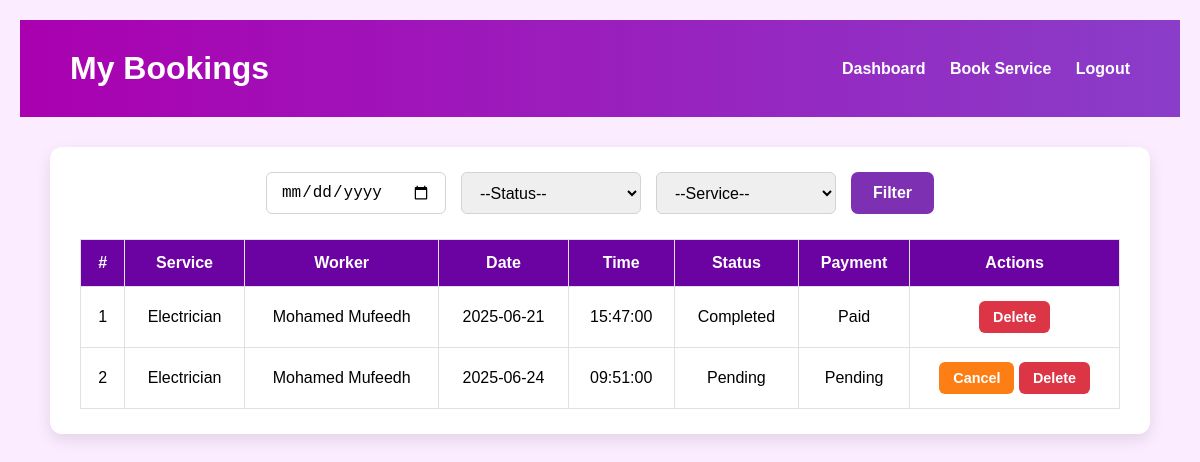
Screenshot of /CustomerBookings.php (signed in) with the database file from the repository.
### tables this page shows
CREATE TABLE `bookings` (
  `booking_id` int(11) NOT NULL,
  `customer_id` int(11) DEFAULT NULL,
  `worker_id` int(11) DEFAULT NULL,
  `payment_method` enum('Cash on Service','Card') NOT NULL,
  `service_id` int(11) NOT NULL,
  `date` date DEFAULT NULL,
  `time` time DEFAULT NULL,
  `booking_datetime` datetime NOT NULL,
  `status` enum('Pending','Confirmed','Completed','Cancelled') NOT NULL DEFAULT 'Pending',
  `created_at` timestamp NOT NULL DEFAULT current_timestamp(),
  `booking_status` varchar(20) DEFAULT 'Pending' CHECK (`booking_status` in ('Pending','Confirmed','Completed','Cancelled')),
  `service_address` varchar(255) DEFAULT NULL,
  `city` varchar(100) DEFAULT NULL,
  `postal_code` varchar(20) DEFAULT NULL,
  `customer_note` text DEFAULT NULL,
  `total_amount` decimal(10,2) DEFAULT 0.00,
  `payment_status` enum('Pending','Unpaid','Paid') DEFAULT 'Pending',
  `updated_at` datetime DEFAULT NULL,
  `customer_visible` tinyint(1) DEFAULT 1
);

CREATE TABLE `services` (
  `service_id` int(11) NOT NULL,
  `service_name` varchar(255) NOT NULL,
  `description` text DEFAULT NULL,
  `price` decimal(10,2) NOT NULL,
  `service_rate` varchar(100) DEFAULT NULL,
  `service_duration` varchar(100) DEFAULT NULL,
  `service_rules` text DEFAULT NULL,
  `icon_class` varchar(255) DEFAULT NULL,
  `active` tinyint(1) NOT NULL DEFAULT 1
);

CREATE TABLE `workers` (
  `worker_id` int(11) NOT NULL,
  `fullname` varchar(100) NOT NULL,
  `email` varchar(100) NOT NULL,
  `phone` varchar(20) NOT NULL,
  `address` varchar(255) NOT NULL,
  `skill` varchar(50) NOT NULL,
  `profile_picture` varchar(255) DEFAULT NULL,
  `password` varchar(255) NOT NULL,
  `status` enum('Pending','Approved','Rejected') DEFAULT 'Pending',
  `created_at` timestamp NOT NULL DEFAULT current_timestamp(),
  `availability` varchar(100) DEFAULT NULL,
  `working_hours` varchar(100) DEFAULT NULL
);

### CustomerBookings.php (the view, shortened to what this page needs)
<?php
$customer_id = $_SESSION['customer_id'];
$conn = new mysqli("localhost", "root", "", "home_service_db");
$filter_date = $_GET['date'] ?? '';
$sql = "SELECT b.*, s.service_name, w.fullname AS worker_name
        FROM bookings b
        JOIN services s ON b.service_id = s.service_id
        JOIN workers w ON b.worker_id = w.worker_id
        WHERE b.customer_id = ? AND b.customer_visible = 1";
$params = [$customer_id];
$types = "i";
$stmt = $conn->prepare($sql);
$stmt->bind_param($types, ...$params);
$stmt->execute();
$result = $stmt->get_result();
?>
<!DOCTYPE html>
<html lang="en">
<head>
</head>
<body>
<header>
    <h1>My Bookings</h1>
    <nav>
        <a href="CustomerDashboard1.php">Dashboard</a>
        <a href="BookServices.php">Book Service</a>
        <a href="CustomerLogout1.php">Logout</a>
    </nav>
</header>
<div class="container">
    <form method="GET" class="filters">
        <input type="date" name="date" value="<?= htmlspecialchars($filter_date) ?>" />
        <select name="status">
            <option value="">--Status--</option>
        </select>
        <select name="service">
            <option value="">--Service--</option>
        </select>
        <button type="submit">Filter</button>
    </form>
    <table>
        <thead>
            <tr>
                <th>#</th>
                <th>Service</th>
                <th>Worker</th>
                <th>Date</th>
                <th>Time</th>
                <th>Status</th>
                <th>Payment</th>
                <th>Actions</th>
            </tr>
        </thead>
        <tbody>
        <?php if ($result->num_rows > 0): $i = 1; ?>
            <?php while ($row = $result->fetch_assoc()): ?>
                <tr>
                    <td><?= $i++ ?></td>
                    <td><?= htmlspecialchars($row['service_name']) ?></td>
                    <td><?= htmlspecialchars($row['worker_name']) ?></td>
                    <td><?= htmlspecialchars($row['date']) ?></td>
                    <td><?= htmlspecialchars($row['time']) ?></td>
                    <td><?= htmlspecialchars($row['booking_status']) ?></td>
                    <td><?= htmlspecialchars($row['payment_status']) ?></td>
                    <td>
                        <?php if ($row['booking_status'] == "Pending"): ?>
                            <a href="?cancel=<?= $row['booking_id'] ?>" class="btn cancel" onclick="return confirm('Cancel this booking?')">Cancel</a>
                        <?php endif; ?>
                        <a href="?delete=<?= $row['booking_id'] ?>" class="btn delete" onclick="return confirm('Delete this booking from view?')">Delete</a>
                    </td>
                </tr>
            <?php endwhile; ?>
        <?php else: ?>
            <tr>
                <td colspan="8">No bookings found.</td>
            </tr>
        <?php endif; ?>
        </tbody>
    </table>
</div>
</body>
</html>

### CustomerBookings.php (style rules this page uses)
* { box-sizing: border-box; margin: 0; padding: 0; }
body { font-family: Arial, sans-serif; background: #fbecff; padding: 20px; }
header { background: linear-gradient(90deg,rgb(170, 0, 176),rgb(138, 61, 201)); color: white; padding: 30px 50px; display: flex; justify-content: space-between; align-items: center; }
nav a { color: white; margin-left: 20px; text-decoration: none; font-weight: bold; transition: color 0.3s ease; }
.container { flex: 1; max-width: 1100px; margin: 30px auto; background:white; padding: 25px 30px; border-radius: 12px; box-shadow: 0 6px 15px rgba(0,0,0,0.1); }
.filters { display: flex; flex-wrap: wrap; justify-content: center; gap: 15px; margin-bottom: 25px; }
.filters input[type="date"], .filters select { padding: 10px 14px; font-size: 1rem; border: 1.5px solid #ced4da; border-radius: 6px; width: 180px; transition: all 0.3s ease; }
.filters button { background-color:rgb(126, 48, 179); border: none; padding: 10px 22px; font-size: 1rem; border-radius: 7px; color: white; cursor: pointer; font-weight: 600; transition: background-color 0.3s ease; }
table { width: 100%; border-collapse: collapse; margin-top: 15px; animation: fadeInTable 1s ease; }
th, td { padding: 14px; border: 1px solid #dee2e6; text-align: center; }
thead { background-color:rgb(107, 3, 163); color: white; }
.btn { padding: 8px 14px; border-radius: 6px; font-weight: 600; font-size: 0.9rem; text-decoration: none; display: inline-block; transition: transform 0.2s, background-color 0.3s; }
.btn.cancel { background-color: #fd7e14; color: white; }
.btn.delete { background-color: #dc3545; color: white; }

### rows the page displays
bookings: service.service_name "Electrician", worker.fullname "Mohamed Mufeedh", date "2025-06-21", time "15:47:00", booking_status "Completed", payment_status "Paid"
bookings: service.service_name "Electrician", worker.fullname "Mohamed Mufeedh", date "2025-06-24", time "09:51:00", booking_status "Pending", payment_status "Pending"
